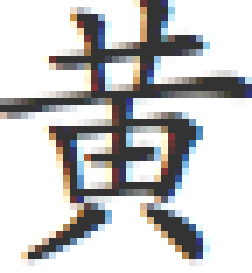
#> input picture result/105.png, 36 x 39 px, given in place of 3.png, which was not available (shown 7 times larger)
$ python word.py
#> lines starting #> are read from the running program, lines starting #| are printed output that depends on the picture; pictures that were not available may be replaced by others from this repository, and a replacement may not be noted
import os
import cv2
import numpy as np
import matplotlib.pyplot as plt
#完成51W翻转的一个字效果

def find_border_point(image,image_color):
  temp = image_color.copy()
  for j in range(1,image.shape[1]-1):
    for i in range(1,image.shape[0]-1):
      y = np.zeros(10,dtype=int)
      y[1] = image[i-1][j-1]
      y[2] = image[i][j-1]
      y[3] = image[i+1][j-1]
      y[4] = image[i+1][j]
      y[5] = image[i+1][j+1]
      y[6] = image[i][j+1]
      y[7] = image[i-1][j+1]
      y[8] = image[i-1][j]
      y[9] = y[1]
      f = 0
      for k in range(1,9):
        f += abs(y[k+1] - y[k])
      f = f // 255
      if f == 2:
        if (image[i][j] == 0 and y[1] == 255 and y[2] == 255 and y[6] == 255 and y[7] == 255 and y[8] == 255 and y[3] == 0 and y[4] == 0 and y[5] == 0):
          print(i,j)
          temp[i,j] = [0,0,0]
  return temp

np.set_printoptions(threshold=np.inf)
base_dir = "result"
for i in range(3,4):
  path_test_image = os.path.join(base_dir, str(i)+".png")
  print(i)
  image_color = cv2.imread(path_test_image)
#> image_color is the input picture: shape (39, 36, 3); mean B, G, R 200.1, 199.7, 199.9
  image = cv2.cvtColor(image_color, cv2.COLOR_BGR2GRAY)
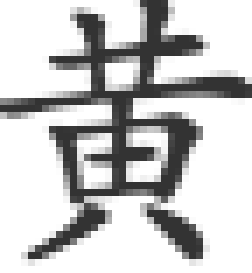
#> image: shape (39, 36) (shown 7 times larger); min 51, max 255, mean 199.8
  adaptive_threshold = cv2.adaptiveThreshold(image,255,cv2.ADAPTIVE_THRESH_GAUSSIAN_C,cv2.THRESH_BINARY_INV, 11, 2)
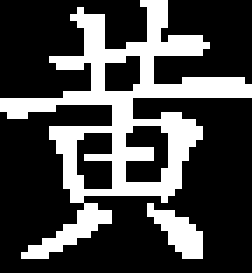
#> adaptive_threshold: shape (39, 36) (shown 7 times larger); 27.8% white in thin lines or dots
  new_image = find_border_point(adaptive_threshold,image_color)
  cv2.imshow('two-value', image_color)
  cv2.imshow('new',new_image)
  cv2.waitKey(0)

$ run again, on result/121.png
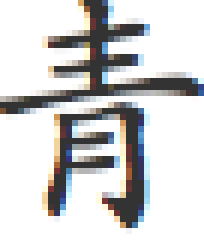
#> input picture result/121.png, 34 x 40 px, given in place of 3.png, which was not available (shown 6 times larger)
#> image_color is the input picture: shape (40, 34, 3); mean B, G, R 207.2, 207, 207
#> `image = cv2.cvtColor(image_color, cv2.COLOR_BGR2GRAY)`:
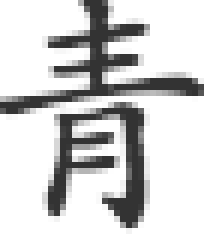
#> image: shape (40, 34) (shown 6 times larger); min 51, max 255, mean 207.1
#> `adaptive_threshold = cv2.adaptiveThreshold(image,255,cv2.ADAPTIVE_THRE..`:
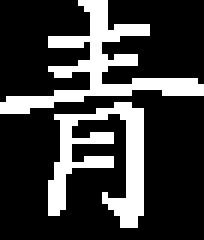
#> adaptive_threshold: shape (40, 34) (shown 6 times larger); 23.4% white in thin lines or dots

$ run again, on result/123.png
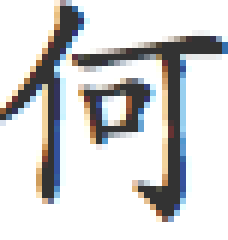
#> input picture result/123.png, 38 x 40 px, given in place of 3.png, which was not available (shown 6 times larger)
#> image_color is the input picture: shape (40, 38, 3); mean B, G, R 210.3, 210.1, 209.9
#> `image = cv2.cvtColor(image_color, cv2.COLOR_BGR2GRAY)`:
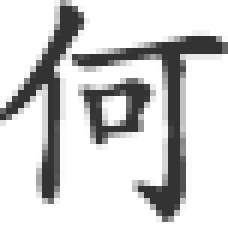
#> image: shape (40, 38) (shown 6 times larger); min 51, max 255, mean 210
#> `adaptive_threshold = cv2.adaptiveThreshold(image,255,cv2.ADAPTIVE_THRE..`:
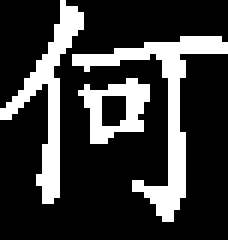
#> adaptive_threshold: shape (40, 38) (shown 6 times larger); 22.4% white in thin lines or dots
